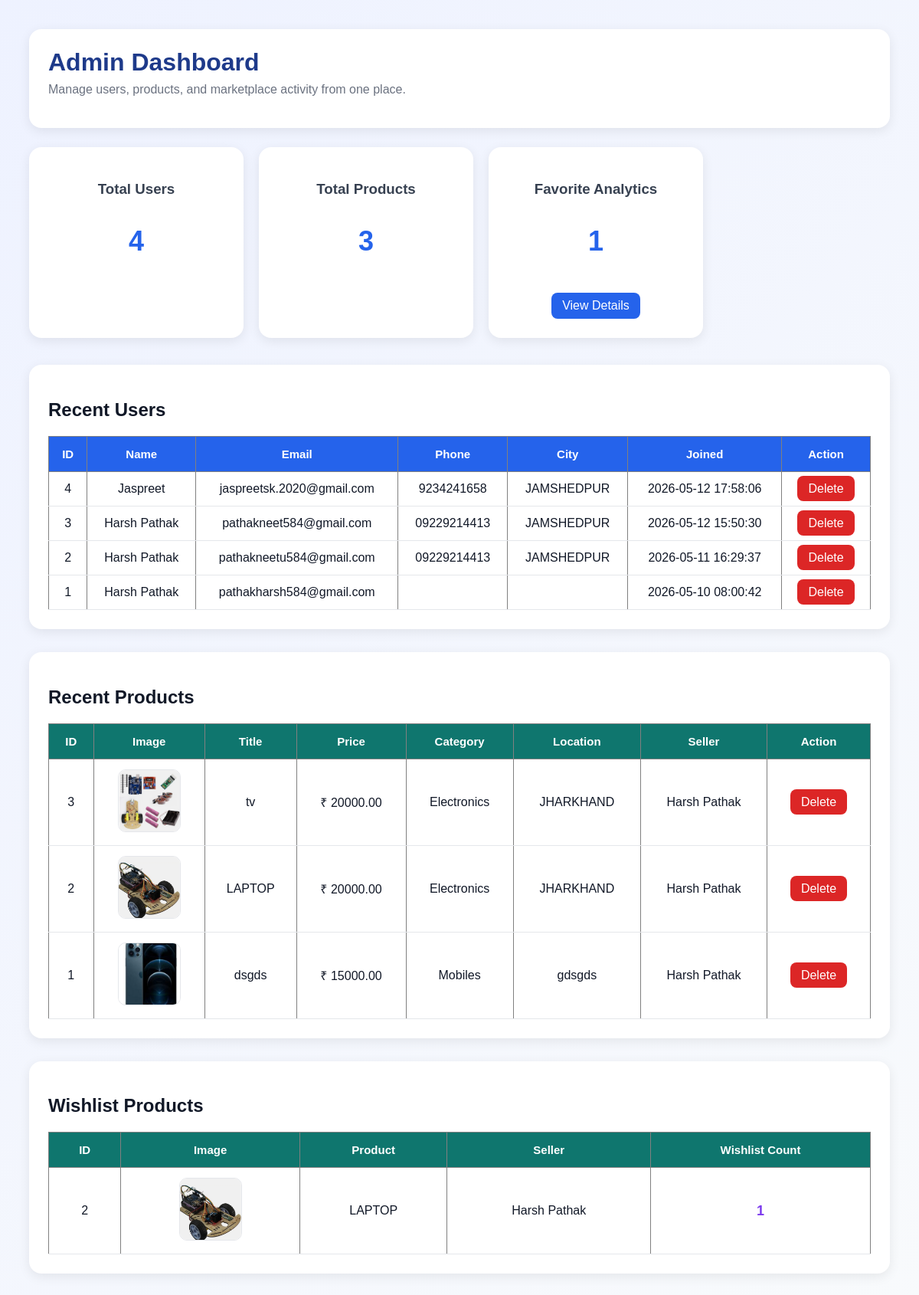
Page /modules/admin/admin_view.php on the earlier database version.
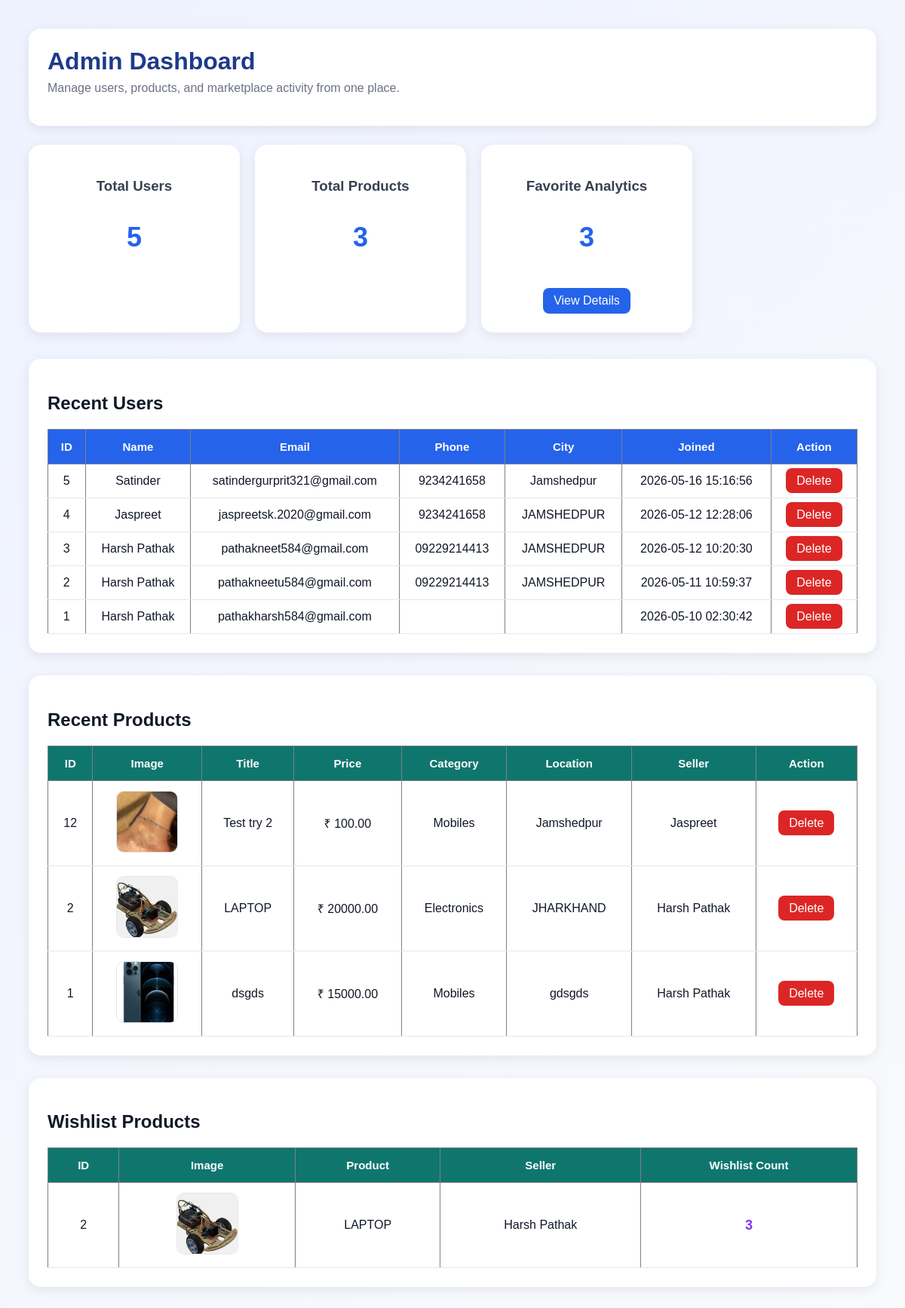
Same page on the later database version.
### tables this page shows
CREATE TABLE `users` (
  `id` int NOT NULL AUTO_INCREMENT,
  `name` varchar(100) DEFAULT NULL,
  `email` varchar(100) DEFAULT NULL,
  `password` varchar(255) DEFAULT NULL,
  `phone` varchar(20) DEFAULT NULL,
  `city` varchar(100) DEFAULT NULL,
  `created_at` timestamp NOT NULL DEFAULT CURRENT_TIMESTAMP,
  `otp` varchar(10) DEFAULT NULL,
  `otp_expiry` datetime DEFAULT NULL,
  PRIMARY KEY (`id`)
);

CREATE TABLE `products` (
  `id` int NOT NULL AUTO_INCREMENT,
  `user_id` int NOT NULL,
  `title` varchar(255) NOT NULL,
  `description` text NOT NULL,
  `price` decimal(10,2) NOT NULL,
  `location` varchar(255) NOT NULL,
  `category` varchar(100) NOT NULL,
  `image` varchar(255) NOT NULL,
  `created_at` timestamp NOT NULL DEFAULT CURRENT_TIMESTAMP,
  PRIMARY KEY (`id`)
);

### modules/admin/admin_view.php (the view, shortened to what this page needs)
<?php
require_once __DIR__ . '/../../shared/db.php';
$totalUsers = mysqli_fetch_assoc(
    mysqli_query($conn, "SELECT COUNT(*) AS total FROM users")
)['total'];
$totalProducts = mysqli_fetch_assoc(
    mysqli_query($conn, "SELECT COUNT(*) AS total FROM products")
)['total'];
$totalFavorites = mysqli_fetch_assoc(
    mysqli_query($conn, "SELECT COUNT(*) AS total FROM favorites")
)['total'];
$recentUsers = mysqli_query(
    $conn,
    "SELECT
        id,
        name,
        email,
        phone,
        city,
        created_at
     FROM users
     ORDER BY created_at DESC
     LIMIT 5"
);
$recentProducts = mysqli_query(
    $conn,
    "SELECT
        products.id,
        products.title,
        products.price,
        products.category,
        products.location,
        products.image,
        products.created_at,
        users.name AS seller_name
     FROM products
     JOIN users
     ON products.user_id = users.id
     ORDER BY products.created_at DESC
     LIMIT 5"
);
$favoriteProducts = mysqli_query(
    $conn,
    "SELECT
        products.id,
        products.title,
        products.image,
        users.name AS seller_name,
        COUNT(favorites.id) AS total_favorites
     FROM favorites
     JOIN products
     ON favorites.product_id = products.id
     JOIN users
     ON products.user_id = users.id
     GROUP BY products.id
     ORDER BY total_favorites DESC
     LIMIT 10"
);
?>
<!DOCTYPE html>
<html>
<head>
</head>
<body>
<div class="dashboard-header">
    <h1>Admin Dashboard</h1>
    <p>Manage users, products, and marketplace activity from one place.</p>
</div>
<div class="admin-cards">
    <div class="admin-card">
        <h3>Total Users</h3>
        <p><?php echo $totalUsers; ?></p>
    </div>
    <div class="admin-card">
        <h3>Total Products</h3>
        <p><?php echo $totalProducts; ?></p>
    </div>
    <div class="admin-card">
    <h3>Favorite Analytics</h3>
    <p><?php echo $totalFavorites; ?></p>
    <a href="#favorites-section"
       style="
            display:inline-block;
            margin-top:10px;
            background:#2563eb;
            color:white;
            padding:8px 14px;
            border-radius:8px;
            text-decoration:none;
       ">
        View Details
    </a>
</div>
</div>
<div class="section-box">
    <h2>Recent Users</h2>
    <table border="1" width="100%">
        <tr class="users-header">
            <th>ID</th>
            <th>Name</th>
            <th>Email</th>
            <th>Phone</th>
            <th>City</th>
            <th>Joined</th>
            <th>Action</th>
        </tr>
        <?php while($user = mysqli_fetch_assoc($recentUsers)) { ?>
            <tr>
                <td><?php echo $user['id']; ?></td>
                <td><?php echo $user['name']; ?></td>
                <td><?php echo $user['email']; ?></td>
                <td><?php echo $user['phone']; ?></td>
                <td><?php echo $user['city']; ?></td>
                <td><?php echo $user['created_at']; ?></td>
                <td>
                    <a class="delete-btn"
                       href="admin_view.php?delete_user=<?php echo $user['id']; ?>"
                       onclick="return confirm('Are you sure you want to delete this user?');">
                        Delete
                    </a>
                </td>
            </tr>
        <?php } ?>
    </table>
</div>
<div class="section-box">
    <h2>Recent Products</h2>
    <table border="1" width="100%">
        <tr class="products-header">
            <th>ID</th>
            <th>Image</th>
            <th>Title</th>
            <th>Price</th>
            <th>Category</th>
            <th>Location</th>
            <th>Seller</th>
            <th>Action</th>
        </tr>
        <?php while($product = mysqli_fetch_assoc($recentProducts)) { ?>
            <tr>
                <td><?php echo $product['id']; ?></td>
                <td>
                    <img
                        src="/BikriBazaar/public/uploads/products/<?php echo rawurlencode($product['image']); ?>"
                        width="80"
                        height="80"
                        style="object-fit:cover;"
                    >
                </td>
                <td><?php echo $product['title']; ?></td>
                <td>₹ <?php echo $product['price']; ?></td>
                <td><?php echo $product['category']; ?></td>
                <td><?php echo $product['location']; ?></td>
                <td><?php echo $product['seller_name']; ?></td>
                <td>
                    <a class="delete-btn"
                       href="admin_view.php?delete_product=<?php echo $product['id']; ?>"
                       onclick="return confirm('Are you sure you want to delete this product?');">
                        Delete
                    </a>
                </td>
            </tr>
        <?php } ?>
    </table>
</div>
<div class="section-box" id="favorites-section">
    <h2>Wishlist Products</h2>
    <table border="1" width="100%">
        <tr class="products-header">
            <th>ID</th>
            <th>Image</th>
            <th>Product</th>
            <th>Seller</th>
            <th>Wishlist Count</th>
        </tr>
        <?php while($favorite = mysqli_fetch_assoc($favoriteProducts)) { ?>
            <tr>
                <td><?php echo $favorite['id']; ?></td>
                <td>
                    <img
                        src="/BikriBazaar/public/uploads/products/<?php echo rawurlencode($favorite['image']); ?>"
                        width="80"
                        height="80"
                        style="object-fit:cover;"
                    >
                </td>
                <td><?php echo $favorite['title']; ?></td>
                <td><?php echo $favorite['seller_name']; ?></td>
                <td>
                    <strong style="color:#7c3aed; font-size:18px;">
                        <?php echo $favorite['total_favorites']; ?>
                    </strong>
                </td>
            </tr>
        <?php } ?>
    </table>
</div>
</body>
</html>

### modules/admin/admin_view.php (style rules this page uses)
body { font-family: Arial, sans-serif; background: linear-gradient(135deg, #eef2ff, #f8fafc); padding:30px; color:#111827; }
.dashboard-header { background:white; padding:25px; border-radius:16px; box-shadow:0 4px 15px rgba(0,0,0,0.08); margin-bottom:25px; }
.dashboard-header h1 { margin:0; color:#1e3a8a; }
.dashboard-header p { color:#6b7280; margin-top:8px; }
.admin-cards { display:flex; gap:20px; flex-wrap:wrap; margin-bottom:35px; }
.admin-card { background:white; padding:25px; width:230px; border-radius:16px; box-shadow:0 4px 15px rgba(0,0,0,0.08); text-align:center; transition:0.3s; }
.admin-card h3 { color:#374151; }
.admin-card p { font-size:36px; font-weight:bold; color:#2563eb; }
.section-box { background:white; padding:25px; border-radius:16px; box-shadow:0 4px 15px rgba(0,0,0,0.08); margin-top:30px; overflow-x:auto; }
table { margin-top:20px; width:100%; border-collapse:collapse; }
th { padding:14px; color:white; font-size:15px; }
td { padding:13px; border-bottom:1px solid #e5e7eb; text-align:center; }
.users-header { background:#2563eb; }
.products-header { background:#0f766e; }
.delete-btn { background:#dc2626; color:white; padding:8px 14px; border-radius:8px; text-decoration:none; transition:0.3s; }
img { border-radius:10px; border:1px solid #e5e7eb; }

Differences in the rows shown:
removed products: id "3", image (picture), title "tv", price "20000.00", category "Electronics", location "JHARKHAND", user.name "Harsh Pathak", shown under "Recent Products"
added users: id "5", name "Satinder", email "satindergurprit321@gmail.com", phone "9234241658", city "Jamshedpur", created_at "2026-05-16 15:16:56"
changed users "Jaspreet": created_at "2026-05-12 17:58:06" → "2026-05-12 12:28:06"
changed users "pathakneet584@gmail.com": created_at "2026-05-12 15:50:30" → "2026-05-12 10:20:30"
changed users "pathakneetu584@gmail.com": created_at "2026-05-11 16:29:37" → "2026-05-11 10:59:37"
changed users "pathakharsh584@gmail.com": created_at "2026-05-10 08:00:42" → "2026-05-10 02:30:42"
added products: id "12", image (picture), title "Test try 2", price "100.00", category "Mobiles", location "Jamshedpur", user.name "Jaspreet", shown under "Recent Products"
changed products "LAPTOP": total_favorites "1" → "3"
Other differences:
$totalUsers: "4" → "5"
$totalFavorites: "1" → "3"
